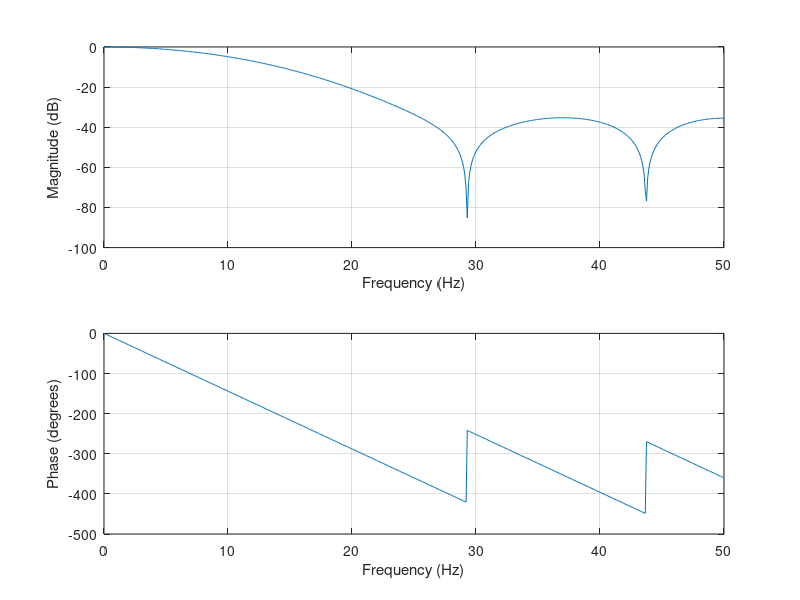

The MATLAB script that drew this image:
%clear all
%load('data_test2.mat');
n=8;
fs=100; % 76Hz
f=fs/2;
wn=3/f;
b=fir1(n,wn,'low');
freqz(b,1,512,fs);
%y=filter(b,1,accx);
%figure(2)
%ax1=subplot(2,1,1);
%plot(dt,accx)
%ax2=subplot(2,1,2);
%plot(dt,y);
%linkaxes([ax1,ax2],'x');   %pri zoomovani su grafy previazane v x-osy